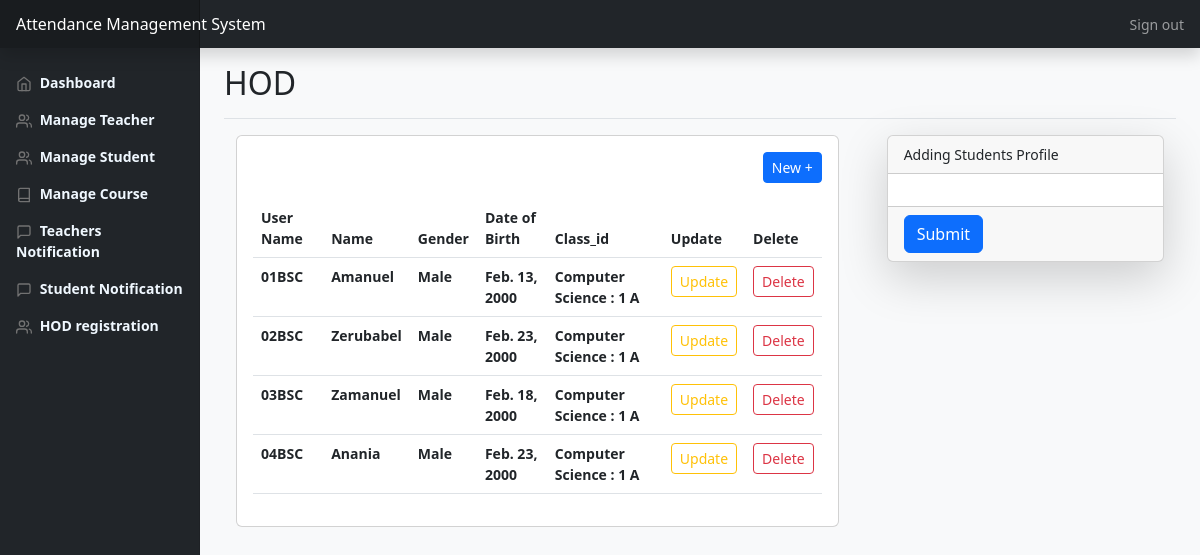
The app's page /hod/manage_student/ (signed in) with its own data.
### amsApp/models.py (models this page shows, shortened)
class Student(models.Model):
    user = models.OneToOneField(User, on_delete=models.CASCADE)
    class_id = models.ForeignKey(Class, on_delete=models.CASCADE, null=True)
    USN = models.CharField(primary_key='True', max_length=100)
    name = models.CharField(max_length=200)
    gender = models.CharField(max_length=50, choices=gender_choice)
    DOB = models.DateField(null=True)

class Class(models.Model):
    id = models.CharField(primary_key=True, max_length=100)
    dept = models.ForeignKey(Dept, on_delete=models.CASCADE)
    section = models.CharField(max_length=100)
    sem = models.IntegerField()
    class Meta:
        verbose_name_plural = 'classes'
    def __str__(self):
        d = Dept.objects.get(name=self.dept)
        return '%s : %d %s' % (d.name, self.sem, self.section)

class Dept(models.Model):
    id = models.CharField(primary_key=True, max_length=100)
    name = models.CharField(max_length=200)
    def __str__(self):
        return self.name

### amsApp/views.py (the view)
# urls.py: path('hod/manage_student/',views.admin_student_view, name='admin_student_url'),
@login_required()
def admin_student_view(request):
    student_p = Student.objects.all()
    context ={'student_p':student_p}
    return render(request, 'admin_student.html', context)

### amsApp/templates/admin_student.html (shortened to what this page needs)
{% load static %}
{% load crispy_forms_tags %}
{% include "header.html" %}
{% include "admin_header.html" %}
{% include "admin_nav.html" %}
<main class="col-md-9 ms-sm-auto col-lg-10 px-md-4">
  <div class=" pt-3 pb-2 mb-3 border-bottom">
    <h1 class="h2">HOD</h1>
  </div>
    <div class="container-fluid">
        <div class="row g-5">
                    <div class="col">
                        <div class="card card-body">
                            <div class="d-flex justify-content-end pb-3">
                                <a href={% url 'admin_student_url' %} class="btn btn-primary btn-sm">
                                    New +
                                </a>
                            </div>
                        <div class="table-responsive">
                                <table class="table  table-hover">
                                        <thead class="table">
                                            <tr class="bg-light p-2">
                                                <th>User Name</th>
                                                <th>Name</th>
                                                <th>Gender</th>
                                                <th>Date of Birth</th>
                                                <th>Class_id</th>
                                                <th>Update</th>
                                                <th>Delete</th>
                                            </tr>
                                        </thead>
                                    {% for student in student_p %}
                                        <tbody>
                                            <tr>
                                                <th>{{student.USN}}</th>
                                                <th>{{student.name}}</th>
                                                <th>{{student.gender}}</th>
                                                <th>{{student.DOB}}</th>
                                                <th>{{student.class_id}}</th>
                                                <th><a href={% url 'admin_student_update_url' student.USN %} class="btn btn-sm btn-outline-warning">Update</a></th>
                                                <th><a href={% url 'admin_student_delete_url' student.USN %} class="btn btn-sm btn-outline-danger">Delete</a></th>
                                            </tr>
                                        </tbody>
                                    {% endfor %}
                                </table>
                            </div>
                        </div>
                    </div>
            <div class="col-4">
                <form action="" method="POST">
                    <div class="card shadow-lg">
                        <div class="card-header">
                                Adding Students Profile
                            </div>
                        <div class="card-body">
                        </div>
                        <div class="card-footer">
                            <input type="submit" class="btn btn-primary" value="Submit">
                        </div>
                    </div>
                    <div class="p-3">
                    </div>
                </form>
            </div>
        </div>
    </div>
</main>
{% include "footer.html" %}

### amsApp/static/styles.css (style rules this page uses)
body { font-size: .875rem; }

### records on screen
Student: USN "01BSC", name "Amanuel", gender "Male", DOB "Feb. 13, 2000", class_id "Computer Science : 1 A"
Student: USN "02BSC", name "Zerubabel", gender "Male", DOB "Feb. 23, 2000", class_id "Computer Science : 1 A"
Student: USN "03BSC", name "Zamanuel", gender "Male", DOB "Feb. 18, 2000", class_id "Computer Science : 1 A"
Student: USN "04BSC", name "Anania", gender "Male", DOB "Feb. 23, 2000", class_id "Computer Science : 1 A"
